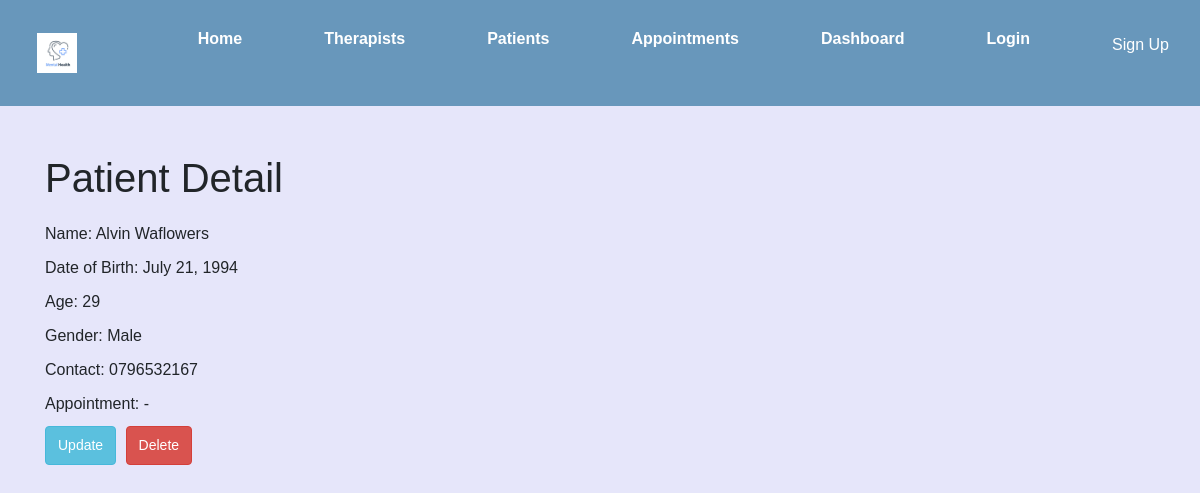
Page /catalog/patient/7/ on the committed database.
### catalog/models.py (models this page shows, shortened)
class Patient(models.Model):
    patient_id = models.AutoField(primary_key=True)
    name = models.CharField(max_length=100)
    date_of_birth = models.DateField(null=True, blank=True)
    GENDER_CHOICES = [
        ('M', 'Male'),
        ('F', 'Female'),
        ('O', 'Other'),
    ]
    gender = models.CharField(max_length=1, choices=GENDER_CHOICES)
    contact = models.CharField(max_length=15)
    class Meta:
        ordering = ['name']
        permissions = [
            ("can_update_patient", "Update patient details"),
            ("can_delete_patient", "Delete patient"),
            ("can_view_patient", "View patient details"),
            ("can_create_patient", "Create patient"),
            ("can_view_all therapists", "View all therapists"),
        ]
    def calculate_age(self):
        today = date.today()
        birth_date = self.date_of_birth
        age = today.year - birth_date.year - ((today.month, today.day) < (birth_date.month, birth_date.day))
        return age

### catalog/views.py (the view)
# urls.py: path('patient/<int:pk>/', views.PatientDetailView.as_view(), name='patient_detail'),
class PatientDetailView(generic.DetailView):
    model = Patient
    template_name = 'catalog/patient_detail.html'
    context_object_name = 'patient'

### catalog/templates/catalog/patient_detail.html
{% extends "base_generic.html" %}
{% block content %}
<h1>Patient Detail</h1>
<p>Name: {{ patient.name }}</p>
<p>Date of Birth: {{ patient.date_of_birth }}</p>
<p>Age: {{ patient.calculate_age }}</p>
<p>Gender: {{ patient.get_gender_display }}</p>
<p>Contact: {{ patient.contact }}</p>
<p>Appointment: {{ patient.appointment.date }} - {{ patient.appointment.time }}</p>
    <span style="">
        <a href="{% url 'catalog:update_patient' patient.pk %}" class="btn btn-primary">Update</a>
    </span>
    <span style="margin-right: 10px;">
<a href="{% url 'catalog:patient_delete' patient_id=patient.pk %}" class="btn btn-danger">Delete</a>
    </span>
{% endblock %}

### catalog/static/css/styles.css (style rules this page uses)
body { margin: 0; font-family: Arial, sans-serif; background-color: #e6e6fa; }
h1, em { margin-bottom: 20px; }
a.btn { text-decoration: none; margin-right: 5px; display: inline-block; padding: 8px 12px; font-size: 14px; cursor: pointer; border: 1px solid #337ab7; color: #fff; background-color: #337ab7; border-radius: 4px; }
a.btn.btn-primary { background-color: #5bc0de; border-color: #46b8da; }
a.btn.btn-danger { background-color: #d9534f; border-color: #d43f3a; }
h1 { margin-bottom: 20px; }
p { margin-bottom: 10px; }
span { margin-bottom: 20px; }
a { text-decoration: none; padding: 8px 12px; font-size: 14px; cursor: pointer; border-radius: 4px; }
.btn-primary { color: #fff; background-color: #337ab7; border: 1px solid #337ab7; }
.btn-danger { color: #fff; background-color: #d9534f; border: 1px solid #d9534f; }

### rows in the picture
Patient: name "Alvin Waflowers", date_of_birth "July 21, 1994", calculate_age "29", gender "Male", contact "0796532167"
